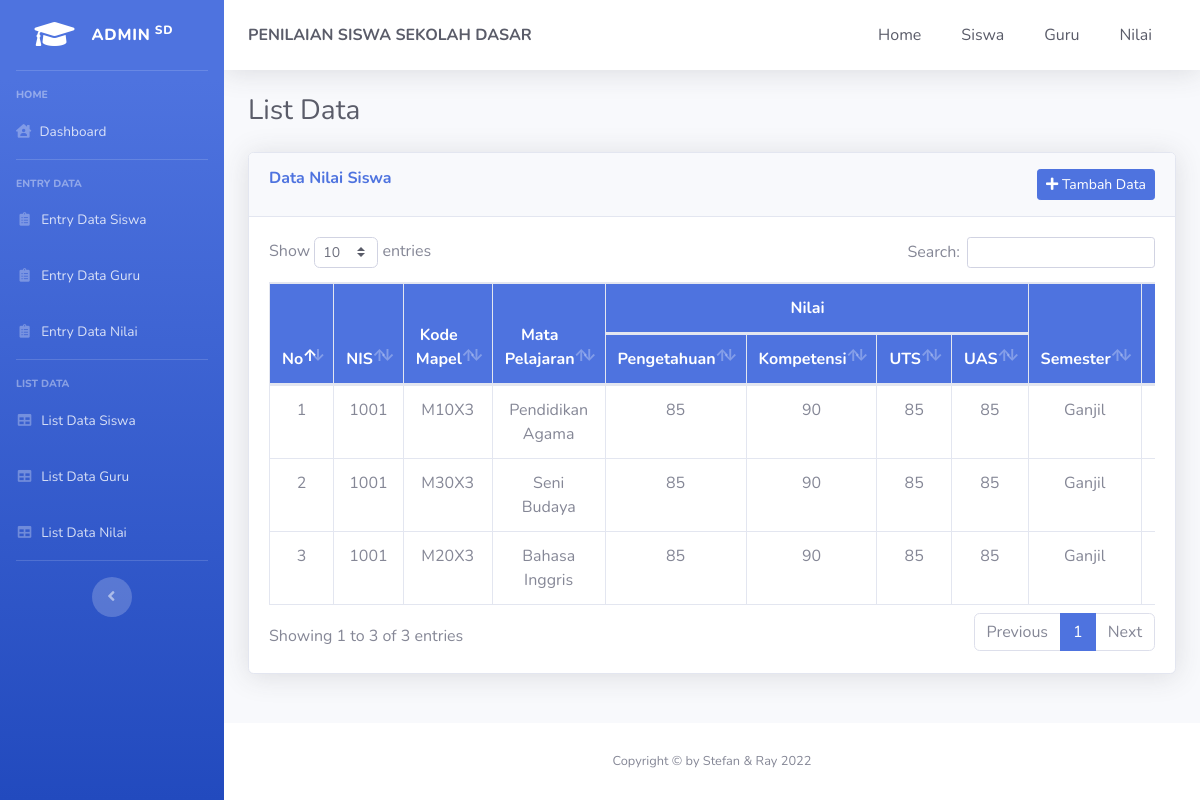
The page /index.php/home/TampilNilai on the database its author committed.
### tables this page shows
CREATE TABLE `nilai` (
  `id_nilai` int(11) NOT NULL,
  `nis` int(11) DEFAULT NULL,
  `kd_mapel` varchar(11) DEFAULT NULL,
  `nilai_p` int(3) NOT NULL,
  `nilai_k` int(3) NOT NULL,
  `uts` int(3) NOT NULL,
  `uas` int(3) NOT NULL,
  `semester` enum('Ganjil','Genap') NOT NULL,
  `tapel` varchar(10) NOT NULL
);

CREATE TABLE `siswa` (
  `nis` int(11) NOT NULL,
  `nama_siswa` char(50) NOT NULL,
  `kelas` enum('1','2','3','4','5','6') NOT NULL,
  `jenis_kelamin` enum('Laki-Laki','Perempuan') NOT NULL,
  `tempat_lahir` char(30) NOT NULL,
  `tgl_lahir` date NOT NULL,
  `alamat` varchar(50) NOT NULL
);

CREATE TABLE `mapel` (
  `kd_mapel` varchar(11) NOT NULL,
  `nama_mapel` enum('Pendidikan Agama','Bahasa Indonesia','Bahasa Inggris','IPA','IPS','Matematika','PKN','Seni Budaya','Penjasorkes') NOT NULL,
  `nip` int(11) NOT NULL
);

### application/controllers/Home.php (called while the page is built, shortened)
<?php
class Home extends CI_Controller
{
    public function TampilNilai()
    {
        $data['title'] = 'Sistem Penilaian Siswa';
        $data['nilai'] = $this->M_siswa->SemuaData2();
        $this->load->view('home/header', $data);
        $this->load->view('home/sidebar');
        $this->load->view('home/navbar');
        $this->load->view('nilai/Tampil_nilai', $data);
        $this->load->view('home/footer');
    }
}

### index.php (called while the page is built, shortened)
<?php
require_once BASEPATH.'core/CodeIgniter.php';

### application/views/nilai/Tampil_nilai.php (the view, shortened to what this page needs)
<div id="content">
    <div class="container-fluid">
        <h1 class="h3 mb-4 text-gray-800">List Data</h1>
        <div class="row">
            <div class="col">
                <div class="card shadow mb-4">
                    <div class="card-header py-3 xl-5">
                        <h6 class="m-0 font-weight-bold text-primary">Data Nilai Siswa
                            <a href="<?= base_url('Home/TambahNilai') ?>" class="btn btn-primary btn-sm float-right"><i class="fa fa-plus"></i> Tambah Data</a>
                        </h6>
                    </div>
                    <div class="card-body">
                        <div class="table-responsive">
                            <table class="table table-bordered text-center" id="dataTable" width="100%" cellspacing="0">
                                <thead class="bg-primary text-white">
                                    <tr>
                                        <th rowspan="2">No</th>
                                        <th rowspan="2">NIS</th>
                                        <th rowspan="2">Kode Mapel</th>
                                        <th rowspan="2">Mata Pelajaran</th>
                                        <th colspan="4">Nilai</th>
                                        <th rowspan="2">Semester</th>
                                        <th rowspan="2">Tahun Pelajaran</th>
                                    </tr>
                                    <tr>
                                        <th>Pengetahuan</th>
                                        <th>Kompetensi</th>
                                        <th>UTS</th>
                                        <th>UAS</th>
                                    </tr>
                                </thead>
                                <tbody>
                                    <?php
                                    $no = 1;
                                    $query = $this->db->query("SELECT * FROM nilai INNER JOIN mapel ON nilai.kd_mapel = mapel.kd_mapel INNER JOIN siswa ON nilai.nis = siswa.nis");
                                    foreach ($query->result_array() as $nilai) : ?>
                                        <tr>
                                            <td><?= $no++; ?></td>
                                            <td><?= $nilai['nis']; ?></td>
                                            <td><?= $nilai['kd_mapel']; ?></td>
                                            <td><?= $nilai['nama_mapel']; ?></td>
                                            <td><?= $nilai['nilai_p']; ?></td>
                                            <td><?= $nilai['nilai_k']; ?></td>
                                            <td><?= $nilai['uts']; ?></td>
                                            <td><?= $nilai['uts']; ?></td>
                                            <td><?= $nilai['semester']; ?></td>
                                            <td><?= $nilai['tapel']; ?></td>
                                        </tr>
                                    <?php endforeach; ?>
                                </tbody>
                            </table>
                        </div>
                    </div>
                </div>
            </div>
        </div>
    </div>
</div>

### rows shown on the page
nilai: nis.nis "1001", kd_mapel.kd_mapel "M10X3", kd_mapel.nama_mapel "Pendidikan Agama", nilai_p "85", nilai_k "90", uts "85", semester "Ganjil"
nilai: nis.nis "1001", kd_mapel.kd_mapel "M30X3", kd_mapel.nama_mapel "Seni Budaya", nilai_p "85", nilai_k "90", uts "85", semester "Ganjil"
nilai: nis.nis "1001", kd_mapel.kd_mapel "M20X3", kd_mapel.nama_mapel "Bahasa Inggris", nilai_p "85", nilai_k "90", uts "85", semester "Ganjil"
